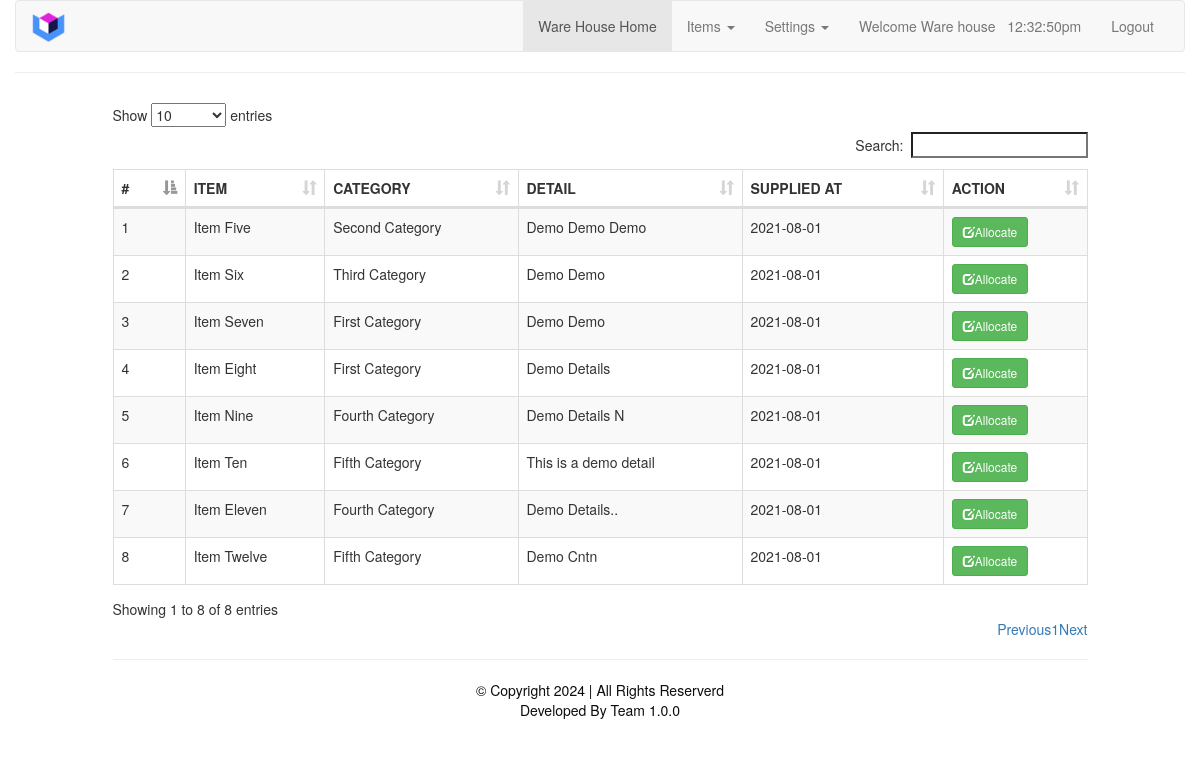
The page /allocate.php (signed in) on the database its author committed.
### tables this page shows
CREATE TABLE `item` (
  `item_id` int(11) NOT NULL,
  `item_name` varchar(30) NOT NULL,
  `item_cat` varchar(30) NOT NULL,
  `item_detail` varchar(255) NOT NULL,
  `bill_no` varchar(30) DEFAULT NULL,
  `supplier_id` int(11) NOT NULL,
  `dept_id` int(11) NOT NULL DEFAULT 1,
  `supplied_at` date NOT NULL
);

### allocate.php (the view, shortened to what this page needs)
<?php
require_once './includes/header.php';
require_once './includes/admin_nav.php';
?>
    <div class="col-sm-10 col-sm-offset-1">
     <div class="" style="height: 10px;">
    </div>
    <div class="row">
    <table id="myTable" class="table table-bordered table-hover table-striped table-responsive">
   <?php
   include_once('db.php');
   $sql = "SELECT * FROM item WHERE `dept_id` = '1'" ;
    echo '<thead>
            <tr>
            <th>#</th>
            <th>ITEM</th>
            <th>CATEGORY</th>
            <th>DETAIL</th>
            <th>SUPPLIED AT</th>
            <th>ACTION</th>
            </tr>
            </thead>
            <tbody>';
           $result = $conn->query($sql);
           $i = 1;
           while($row = $result->fetch_assoc())
           {
           echo"<tr>
                    <td>".$i."</td>
					<td>".$row['item_name']."</td>
					<td>".$row['item_cat']."</td>
					<td>".$row['item_detail']."</td>
					<td>".$row['supplied_at']."</td>
					<td><a href='#allocate_".$row['item_id']."' class='btn btn-success btn-sm' data-toggle='modal'><span class='glyphicon glyphicon-edit'></span>Allocate</a>
					</td>
				</tr>";
                $i++;
           }
    ?>
    </tbody>
    </table>
    <hr>
    </div>
    </div>
<?php require_once './includes/footer.php'; ?>

### rows shown on the page
item: item_name "Item Five", item_cat "Second Category", item_detail "Demo Demo Demo", supplied_at "2021-08-01"
item: item_name "Item Six", item_cat "Third Category", item_detail "Demo Demo", supplied_at "2021-08-01"
item: item_name "Item Seven", item_cat "First Category", item_detail "Demo Demo", supplied_at "2021-08-01"
item: item_name "Item Eight", item_cat "First Category", item_detail "Demo Details", supplied_at "2021-08-01"
item: item_name "Item Nine", item_cat "Fourth Category", item_detail "Demo Details N", supplied_at "2021-08-01"
item: item_name "Item Ten", item_cat "Fifth Category", item_detail "This is a demo detail", supplied_at "2021-08-01"
item: item_name "Item Eleven", item_cat "Fourth Category", item_detail "Demo Details..", supplied_at "2021-08-01"
item: item_name "Item Twelve", item_cat "Fifth Category", item_detail "Demo Cntn", supplied_at "2021-08-01"

### other values the page prints
$_SESSION['dept_name'] "Ware House"
$_SESSION['dept_name'] "Ware house"
APPVERSION "1.0.0"
